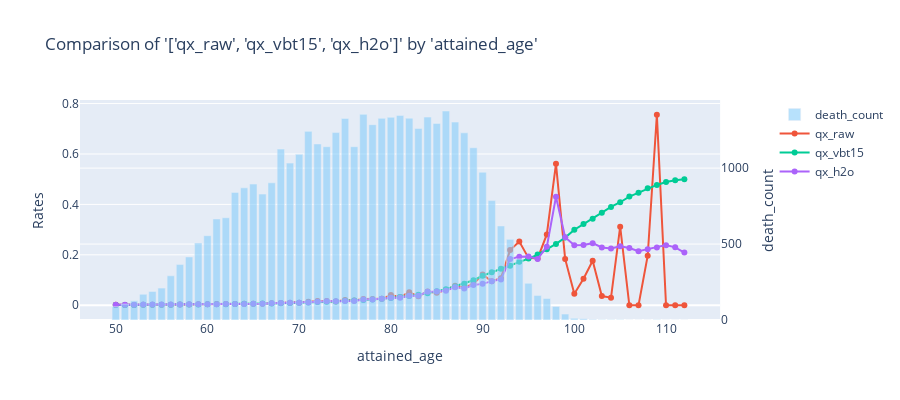

Notebook source saved alongside this figure:
### Code cell
charters.compare_rates(
    model_data[model_data["insurance_plan"].isin(["UL"])],
    x_axis="attained_age",
    rates=["qx_raw", "qx_vbt15", "qx_h2o"],
    weights=["amount_exposed"],
    secondary="death_count",
    y_log=False,
)
